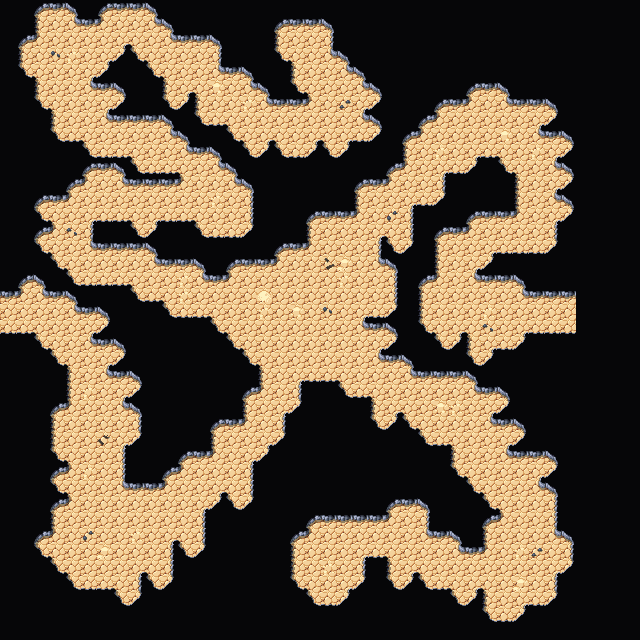

The image is a tile-based game level rendered from a .tmx file. Its description and source (layers, tilesets, objects; grid data summarised) follow:
An orthogonal 40x40 tile map with 16x16 px tiles, 4 tile layers (Collision, Background, Walls, Clutter), 2 tilesets and 2 objects.

<map version="1.5" tiledversion="1.7.2" orientation="orthogonal" renderorder="right-down" width="40" height="40" tilewidth="16" tileheight="16" infinite="0" nextlayerid="7" nextobjectid="62">
 <editorsettings>
  <export target="wastetown..tmx" format="tmx" />
 </editorsettings>
 <tileset firstgid="1" source="../../../tileset/main.tsx" />
 <tileset firstgid="3477" source="../../../tileset/buildings.tsx" />
 <layer id="6" name="Collision" width="40" height="40">
  <data>[1600 cells, 0 non-empty, 0 distinct tile ids]</data>
 </layer>
 <layer id="1" name="Background" width="40" height="40">
  <data>[1600 cells, 1600 non-empty, 1 distinct tile ids]</data>
 </layer>
 <layer id="2" name="Walls" width="40" height="40">
  <data>[1600 cells, 1277 non-empty, 18 distinct tile ids]</data>
 </layer>
 <layer id="3" name="Clutter" width="40" height="40">
  <properties>
   <property name="spriteLayer" type="bool" value="true" />
  </properties>
  <data>[1600 cells, 34 non-empty, 10 distinct tile ids]</data>
 </layer>
 <objectgroup id="4" name="Objects">
  <object id="59" template="../../../obj/door_right.tx" x="1.16667" y="319.833">
   <properties>
    <property name="teleport" value="../common/maps/map/cave/cave_multilevel_4/cave_23A8.tmx" />
    <property name="teleportObjectId" value="60" />
   </properties>
  </object>
  <object id="60" template="../../../obj/door_left.tx" x="558.667" y="320.667">
   <properties>
    <property name="teleport" value="../common/maps/map/cave/cave_multilevel_4/cave_23A10.tmx" />
    <property name="teleportObjectId" value="61" />
   </properties>
  </object>
 </objectgroup>
</map>
